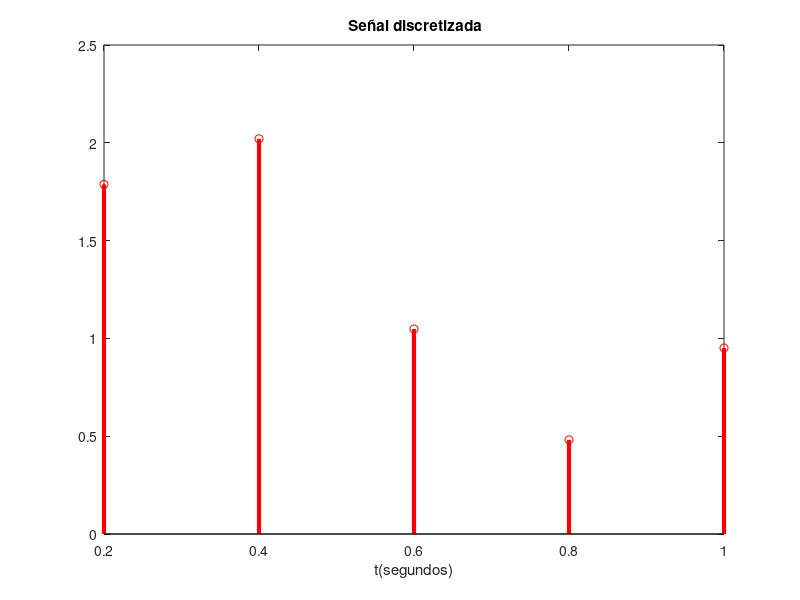

The MATLAB source for this figure: (Note: this script raises an error after producing the figure.)
%% PRÁCTICA 7.3. Comparación de carga computacional entre DFT directa, FFT propia y FFT de Matlab

clc , clear all, close all
% Numero de muestras ingresado por el usuario
Factor = input('Ingrese el número de muestras:')
% Creación de la señal 
F1 = 0.2;
F2 = 0.5;
F3 = 1;
Fmax = 1; % frecuencia máxima
Fs = Factor*Fmax; %frecuencia de muestreo
Ts = 1/Fs; % periodo de muestreo
duracion =1;
t = Ts:Ts:duracion;
x = sin(2*pi*F1*t)+sin(2*pi*F2*t)+sin(2*pi*F3*t); %  señal
%plot(t,x) % Grafica en funcion del tiempo
stem(t, x,'r', 'linewidth',3)
title(' Señal discretizada')
xlabel('t(segundos)')
 
N = length(x); % Dimensión de la señal 
M = log2(N); % Determina el número de Etapas
 
% Aproximación al múltiplo más cercano de 2^p en caso de no serlo 
if (rem(M,1) ~= 0)
    re =rem(M,1);
    M=M-re+1;
    Ne = 2^M; 
    x = [x,zeros(1,Ne-N)]; % vector dimensión 2^p con las muestras iniciales y añadir ceros para completar el vector
else
    Ne = N; 
end
% Reorganización de bits
x = bitrevorder(x);
 
%% Nuestro programa:
disp('Tiempo con NUESTRA fft')
tic
% inicialización para diferentes etapas
etapa = zeros(1,Ne); % etapa n
 
for l = 1:M  % contador desde 1 hasta las M
    if l==1 % para hacer la dft de dos muestras de la señal x
        for t=0:2:Ne-1
            % cuando t = 0 etapa1(t+1:t+2) toma los valores que tiene etapa1 en
            % la posicion 1 y 2
            etapa(t+1:t+2) = etapa(t+1:t+2) + mi_fft (x(t+1:t+2),2^l);
        end
        coeficientes = etapa;
    
    else
        
    etapa = zeros(1,Ne);
    for k=0:2^(l):Ne-1 %dft de N muestras
        % temp2(k+1:k+4) toma los valores de las N posiciones
        etapa(k+1:k+(2^(l))) = etapa(k+1:k+(2^(l))) + mi_fft (coeficientes(k+1:k+(2^(l))),2^l);
    end
    coeficientes= etapa;
    end
end
toc

% Uso de la función dft_vectorial para comparar coeficientes
tic
x_dft =dft_vectorial(x);
toc
 
disp('Tiempo empleando, usando la fft de Matlab')
tic
x_fft =fft(x, Ne);
toc
Comprobacion = x_dft';
Prueba = coeficientes';
%Resultados
Resultados= [Comprobacion Prueba];
